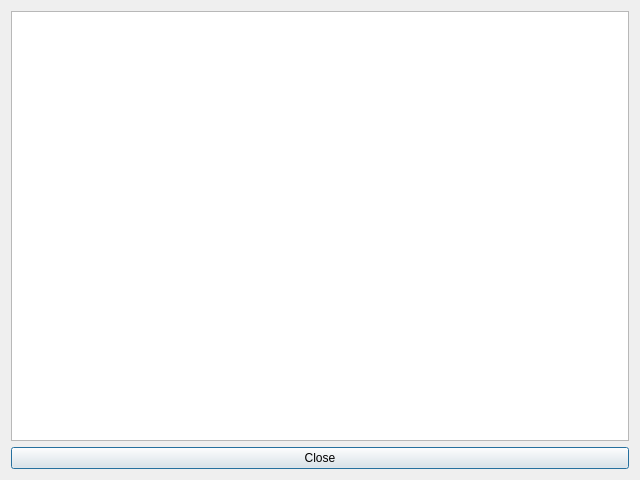
<?xml version="1.0" encoding="UTF-8"?>
<ui version="4.0">
 <class>Dialog_about</class>
 <widget class="QDialog" name="Dialog_about">
  <property name="geometry">
   <rect>
    <x>0</x>
    <y>0</y>
    <width>640</width>
    <height>480</height>
   </rect>
  </property>
  <property name="windowTitle">
   <string>About ...</string>
  </property>
  <layout class="QGridLayout" name="gridLayout">
   <item row="0" column="0">
    <layout class="QVBoxLayout" name="verticalLayout">
     <property name="sizeConstraint">
      <enum>QLayout::SetNoConstraint</enum>
     </property>
     <item>
      <widget class="QTextEdit" name="textEdit_content">
       <property name="sizePolicy">
        <sizepolicy hsizetype="Expanding" vsizetype="Expanding">
         <horstretch>0</horstretch>
         <verstretch>0</verstretch>
        </sizepolicy>
       </property>
       <property name="textInteractionFlags">
        <set>Qt::LinksAccessibleByKeyboard|Qt::LinksAccessibleByMouse|Qt::TextBrowserInteraction|Qt::TextSelectableByKeyboard|Qt::TextSelectableByMouse</set>
       </property>
      </widget>
     </item>
     <item>
      <widget class="QPushButton" name="pushButton_close">
       <property name="text">
        <string>Close</string>
       </property>
      </widget>
     </item>
    </layout>
   </item>
  </layout>
 </widget>
 <resources/>
 <connections/>
</ui>
